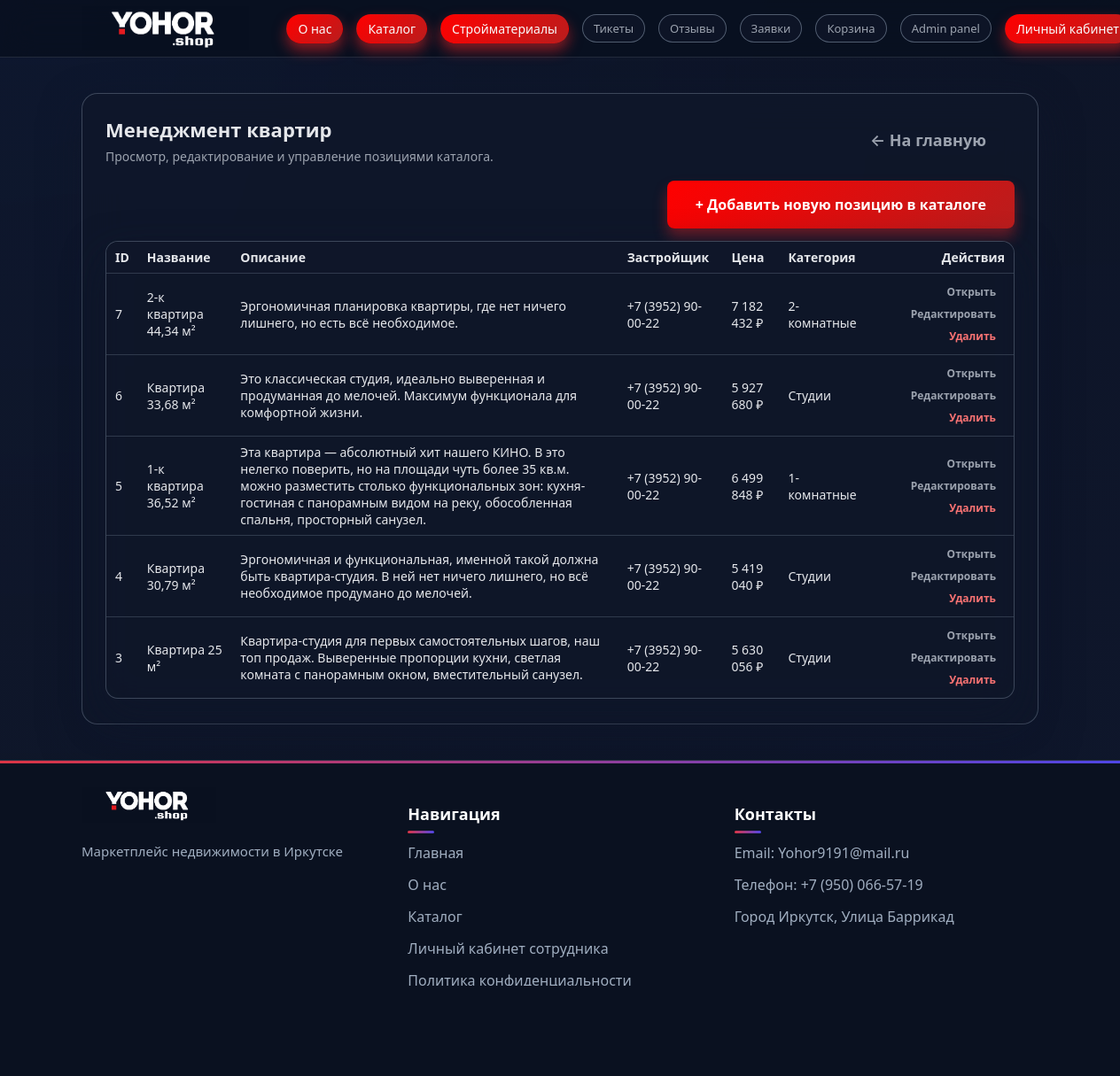
The page /manage_rooms (signed in) on the database its author committed.
### tables this page shows
CREATE TABLE rooms (
            id INTEGER PRIMARY KEY AUTOINCREMENT,
            name TEXT NOT NULL,
            description TEXT,
            builder TEXT,
            price REAL NOT NULL CHECK(price >= 0),
            category_room_id INTEGER NOT NULL,
            image_url TEXT,
            created_at TIMESTAMP DEFAULT CURRENT_TIMESTAMP,
            FOREIGN KEY (category_room_id) REFERENCES categories_room(id) ON DELETE RESTRICT
        );

CREATE TABLE categories_room (
            id INTEGER PRIMARY KEY AUTOINCREMENT,    
            name VARCHAR(100) NOT NULL UNIQUE,    
            description TEXT,    
            created_at TIMESTAMP DEFAULT CURRENT_TIMESTAMP
        );

### app.py (the view)
@app.route('/manage_rooms')
@login_required
def manage_rooms():
    user_role = session.get('user_role')
    user_id = session.get('user_id')
    if user_role not in ['admin', 'moder']:
        flash('Доступ к менеджменту квартир запрещён.', 'danger')
        return redirect(url_for('index'))
    user = get_user_by_id(user_id)
    rooms_list = get_all_rooms()
    return render_template(
        'manage_room.html',
        user_id=user_id,
        user=user,
        user_role=user_role,
        rooms_list=rooms_list,
    )

### app.py (called while the page is built)
def login_required(f):
    @wraps(f)
    def decorated_function(*args, **kwargs):
        if 'user_id' not in session:
            flash('Вы должны войти в систему!', 'warning')
            return redirect(url_for('login'))
        return f(*args, **kwargs)
    return decorated_function

@app.context_processor
def inject_user():
    user_id = session.get('user_id')
    cart_count = 0
    active_tickets_count = 0
    if user_id:
        cart_items = get_cart_items(user_id)
        cart_count = len(cart_items)
    try:
        active_tickets_count = count_active_tickets()
    except Exception:
        active_tickets_count = 0
    return dict(
        user_id=user_id,
        user_name=session.get('user_name'),
        user_role=session.get('user_role'),
        cart_count=cart_count,
        active_tickets_count=active_tickets_count,
        categories=get_all_categories(),
    )

@app.context_processor
def inject_user():
    user_id = session.get('user_id')
    cart_count = 0
    active_applications_count = 0
    if user_id:
        cart_items = get_cart_items(user_id)
        cart_count = len(cart_items)
    try:
        active_applications_count = count_active_applications()
    except Exception:
        active_applications_count = 0
    return dict(
        user_id=user_id,
        user_name=session.get('user_name'),
        user_role=session.get('user_role'),
        cart_count=cart_count,
        active_applications_count=active_applications_count,
        categories=get_all_categories(),
    )

@app.template_filter('format_price')
def format_price(price):
    if price is None:
        return '0 ₽'
    return f"{int(price):,}".replace(',', ' ').replace('.', ',') + ' ₽'

### db.py (called while the page is built)
def get_db_connection(db_name='software_shop.db'):
    conn = sqlite3.connect(db_name)
    conn.row_factory = sqlite3.Row
    return conn

def get_user_by_id(user_id: int, db_name='software_shop.db') -> Optional[sqlite3.Row]:
    conn = get_db_connection(db_name)
    try:
        cursor = conn.cursor()
        user = cursor.execute('SELECT * FROM users WHERE id = ?', (user_id,)).fetchone()
        return user
    finally:
        conn.close()

def get_all_categories(db_name='software_shop.db') -> List[sqlite3.Row]:
    conn = get_db_connection(db_name)
    try:
        cursor = conn.cursor()
        categories = cursor.execute('SELECT * FROM categories ORDER BY name').fetchall()
        return categories
    finally:
        conn.close()

### templates/manage_room.html (shortened to what this page needs)
<!DOCTYPE html>
<html lang="ru">
<head>
    <link rel="stylesheet" href="{{ url_for('static', filename='style.css') }}">
</head>
<body>
    <div class="page-bg"></div>
    <div class="page-gradient"></div>
    <header class="header">
        <div class="container">
            <div class="nav">
                <a href="{{ url_for('index') }}" class="logo">
                    <img src="{{ url_for('static', filename='logo.png') }}" alt="YOHOR SHOP" class="logo-img">
                </a>
                <nav class="menu">
                    <a href="{{ url_for('description') }}" class="pill-link pill-link-primary">О нас</a>
                    <a href="{{ url_for('catalog') }}" class="pill-link pill-link-primary">Каталог</a>
                    <a href="{{ url_for('building_materials') }}" class="pill-link pill-link-primary">Стройматериалы</a>
                    {% if user_role in ['admin', 'moder'] %}
                    <a href="{{ url_for('admin_tickets', status='active') }}" class="menu-link pill-link">
                        Тикеты{% if active_tickets_count %} ({{ active_tickets_count }}){% endif %}
                    </a>
                    <a href="{{ url_for('admin_reviews') }}" class="menu-link pill-link">
                        Отзывы
                    </a>
                    <a href="{{ url_for('admin_applications') }}" class="menu-link pill-link">
                        Заявки{% if active_applications_count %} ({{ active_applications_count }}){% endif %}
                    </a>
                    <a href="{{ url_for('cart') }}" class="menu-link pill-link">
                        Корзина{% if cart_count %} ({{ cart_count }}){% endif %}
                    </a>
                    {% endif %}
                    {% if user_role == 'admin' %}
                    <a href="{{ url_for('admin_panel') }}" class="menu-link pill-link">
                        Admin panel
                    </a>
                    {% endif %}
                    {% if user_role in ['admin', 'moder'] %}
                    <a href="{{ url_for('account') }}" class="pill-link pill-link-primary">Личный кабинет</a>
                    {% endif %}
                </nav>
            </div>
        </div>
    </header>
    <main>
        <section class="section">
            <div class="container" style="max-width: 1120px;">
                <div class="glass" style="padding: 24px 26px 28px; border-radius: 18px;">
                    <div
                        style="display: flex; justify-content: space-between; align-items: center; margin-bottom: 18px;">
                        <div>
                            <h1 style="margin: 0 0 6px; font-size: 22px;">
                                Менеджмент квартир
                            </h1>
                            <p style="margin: 0; font-size: 14px; color: var(--text-muted);">
                                Просмотр, редактирование и управление позициями каталога.
                            </p>
                        </div>
                        <a href="{{ url_for('index') }}" class="btn btn-ghost" style="font-size: 18px;">
                            ← На главную
                        </a>
                    </div>
                    <div style="margin-bottom: 14px; text-align: right;">
                        <a href="{{ url_for('add_room_page') }}" class="btn btn-primary" style="font-size: 16px;">
                            + Добавить новую позицию в каталоге
                        </a>
                    </div>
                    {% if rooms_list %}
                    <div class="glass" style="border-radius: 14px; overflow: hidden;">
                        <table style="width: 100%; border-collapse: collapse; font-size: 14px;">
                            <thead>
                                <tr style="background: rgba(15,23,42,0.95);">
                                    <th style="text-align: left; padding: 8px 10px;">ID</th>
                                    <th style="text-align: left; padding: 8px 10px;">Название</th>
                                    <th style="text-align: left; padding: 8px 10px;">Описание</th>
                                    <th style="text-align: left; padding: 8px 10px;">Застройщик</th>
                                    <th style="text-align: left; padding: 8px 10px;">Цена</th>
                                    <th style="text-align: left; padding: 8px 10px;">Категория</th>
                                    <th style="text-align: right; padding: 8px 10px;">Действия</th>
                                </tr>
                            </thead>
                            <tbody>
                                {% for s in rooms_list %}
                                <tr style="border-top: 1px solid rgba(148,163,184,0.25);">
                                    <td style="padding: 8px 10px;">{{ s['id'] }}</td>
                                    <td style="padding: 8px 10px;">{{ s['name'] }}</td>
                                    <td style="padding: 8px 10px;">{{ s['description'] }}</td>
                                    <td style="padding: 8px 10px;">{{ s['builder'] }}</td>
                                    <td style="padding: 8px 10px;">{{ s['price']|format_price }}</td>
                                    <td style="padding: 8px 10px;">{{ s['category_name'] if 'category_name' in s.keys()
                                        else '' }}</td>
                                    <td style="padding: 8px 10px; text-align: right;">
                                        <a href="{{ url_for('room_detail', room_id=s['id']) }}" class="btn btn-ghost"
                                            style="font-size: 12px; padding: 4px 10px;">
                                            Открыть
                                        </a>
                                        <a href="{{ url_for('edit_room_page', room_id=s['id']) }}" class="btn btn-ghost"
                                            style="font-size: 12px; padding: 4px 10px;">
                                            Редактировать
                                        </a>
                                        {% if user_role == 'admin' %}
                                        <form method="post" action="{{ url_for('delete_room_route', room_id=s['id']) }}"
                                            style="display: inline;">
                                            <button type="submit" class="btn btn-ghost"
                                                style="font-size: 12px; padding: 4px 10px; color: #f97373;">
                                                Удалить
                                            </button>
                                        </form>
                                        {% endif %}
                                    </td>
                                </tr>
                                {% endfor %}
                            </tbody>
                        </table>
                    </div>
                    {% else %}
                    <p style="font-size: 14px; color: var(--text-muted);">
                        В каталоге пока нет товара/услуги.
                    </p>
                    {% endif %}
                </div>
            </div>
        </section>
    </main>
        <footer class="footer">
            <div class="container">
                <div class="footer__inner">
                    <div class="footer__col">
                        <a href="{{ url_for('index') }}" class="logo logo--footer">
                            <img src="{{ url_for('static', filename='logo.png') }}" alt="YOHOR SHOP"
                                class="logo__image">
                        </a>
                        <p class="footer__text">Маркетплейс недвижимости в Иркутске</p>
                    </div>
                    <div class="footer__col">
                        <h3 class="footer__title">Навигация</h3>
                        <ul class="footer__list">
                            <li><a href="{{ url_for('index') }}">Главная</a></li>
                            <li><a href="{{ url_for('description') }}">О нас</a></li>
                            <li><a href="{{ url_for('catalog') }}">Каталог</a></li>
                            <li><a href="{{ url_for('login') }}">Личный кабинет сотрудника</a></li>
                            <li><a href="{{ url_for('privacy_policy') }}">Политика конфиденциальности</a></li>
                        </ul>
                    </div>
                    <div class="footer__col">
                        <h3 class="footer__title">Контакты</h3>
                        <ul class="footer__list">
                            <li>Email: Yohor9191@mail.ru</li>
                            <li>Телефон: +7 (950) 066-57-19</li>
                            <li>Город Иркутск, Улица Баррикад</li>
                        </ul>
                    </div>
                </div>
                <div class="footer__copyright">© 2026 YOHOR SHOP</div>
            </div>
        </footer>
</body>
</html>

### rows shown on the page
rooms: id "7", name "2-к квартира 44,34 м²", description "Эргономичная планировка квартиры, где нет ничего лишнего, но есть всё необходимое.", builder "+7 (3952) 90-00-22", price "7 182 432 ₽", name "2-комнатные"
rooms: id "6", name "Квартира 33,68 м²", description "Это классическая студия, идеально выверенная и продуманная до мелочей. Максимум функционала для комфортной жизни.", builder "+7 (3952) 90-00-22", price "5 927 680 ₽", name "Студии"
rooms: id "5", name "1-к квартира 36,52 м²", description "Эта квартира — абсолютный хит нашего КИНО. В это нелегко поверить, но на площади чуть более 35 кв.м. можно разместить столько функциональных зон: кухня-гостиная с панорамным видом на реку, обособленная спальня, просторный санузел.", builder "+7 (3952) 90-00-22", price "6 499 848 ₽", name "1-комнатные"
rooms: id "4", name "Квартира 30,79 м²", description "Эргономичная и функциональная, именной такой должна быть квартира-студия. В ней нет ничего лишнего, но всё необходимое продумано до мелочей.", builder "+7 (3952) 90-00-22", price "5 419 040 ₽", name "Студии"
rooms: id "3", name "Квартира 25 м²", description "Квартира-студия для первых самостоятельных шагов, наш топ продаж. Выверенные пропорции кухни, светлая комната с панорамным окном, вместительный санузел.", builder "+7 (3952) 90-00-22", price "5 630 056 ₽", name "Студии"
